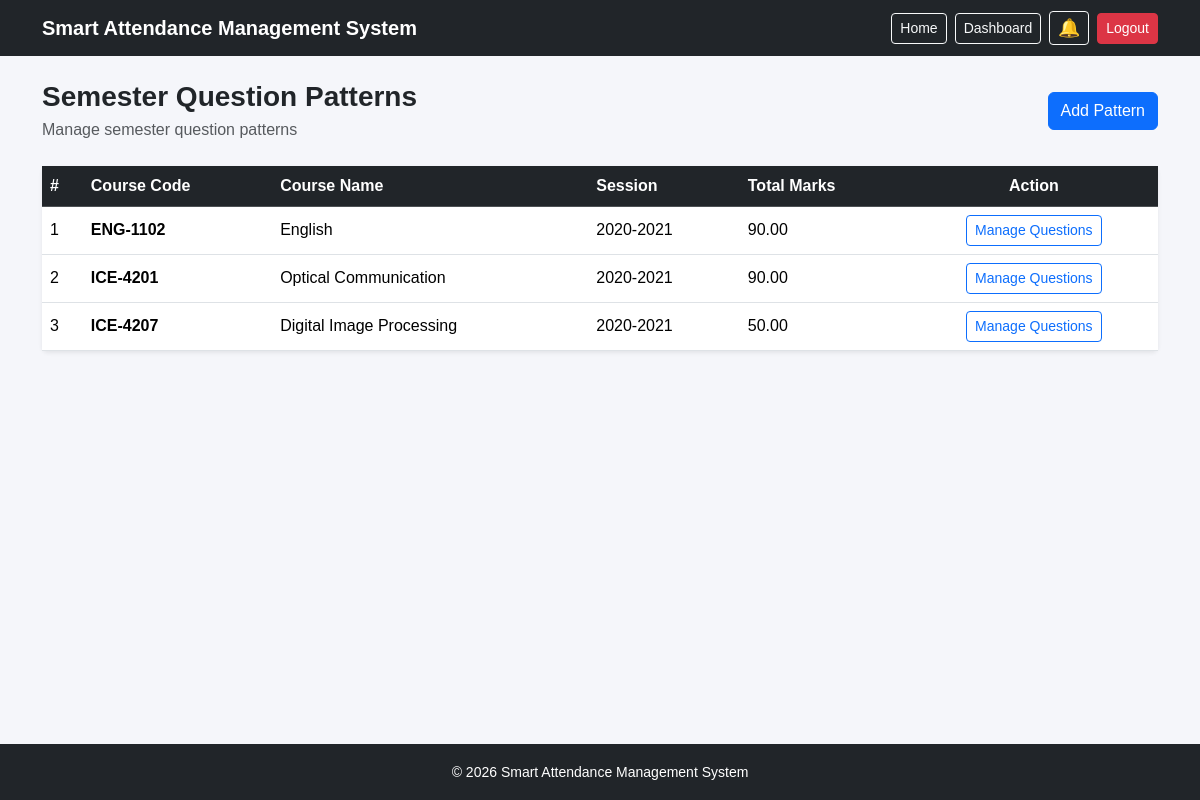
The app's page /semester/question-patterns/ (signed in) with its own data.
### core/models.py (models this page shows, shortened)
class SemesterQuestionPattern(models.Model):
    course = models.OneToOneField(
        Course,
        on_delete=models.CASCADE,
        related_name="semester_question_pattern"
    )
    total_marks = models.DecimalField(
        max_digits=6,
        decimal_places=2,
        default=50
    )
    created_at = models.DateTimeField(
        auto_now_add=True
    )

class Course(models.Model):
    YEAR_CHOICES = (
        ("1st", "1st Year"),
        ("2nd", "2nd Year"),
        ("3rd", "3rd Year"),
        ("4th", "4th Year"),
    )
    SEMESTER_CHOICES = (
        ("1st", "1st Semester"),
        ("2nd", "2nd Semester"),
    )
    course_code = models.CharField(
        max_length=20
    )
    course_name = models.CharField(
        max_length=200
    )
    year = models.CharField(
        max_length=10,
        choices=YEAR_CHOICES,
        null=True,
        blank=True,
    )
    semester = models.CharField(
        max_length=10,
        choices=SEMESTER_CHOICES,
        null=True,
        blank=True,
    )
    credit = models.DecimalField(
        max_digits=3,
        decimal_places=1
    )
    session = models.ForeignKey(
        "Session",
        on_delete=models.CASCADE,
        related_name="courses"
    )
    teacher = models.ForeignKey(
        User,
        on_delete=models.SET_NULL,
        null=True,
        blank=True,
        related_name="teaching_courses"
    )
    created_at = models.DateTimeField(
        auto_now_add=True
    )
    class Meta:
        constraints = [
            models.UniqueConstraint(
                fields=["session", "course_code"],
                name="unique_course_code_per_session"
            )
        ]

class Session(models.Model):
    year = models.CharField(
        max_length=20
    )
    is_graduated= models.BooleanField(
        default = False
    )
    created_at = models.DateTimeField(
        auto_now_add=True
    )

### core/views.py (the view)
@login_required
def semester_question_pattern_list(request):
    patterns = SemesterQuestionPattern.objects.select_related(
        "course"
    ).order_by(
        "course__session__year",
        "course__year",
        "course__semester",
        "course__course_code",
    )
    return render(
        request,
        "core/semester_question_pattern_list.html",
        {
            "patterns": patterns,
        }
    )

### core/context_processors.py (called while the page is built)
def notifications(request):
    unread_notifications_count = 0
    if request.user.is_authenticated and request.user.role in ["teacher", "student"]:
        unread_notifications_count = Notification.objects.filter(
            recipient=request.user,
            is_read=False
        ).count()
    return {
        "unread_notifications_count": unread_notifications_count
    }

### core/templates/core/semester_question_pattern_list.html (shortened to what this page needs)
{% extends "index.html" %}
{% block content %}
<div class="container py-4">
    <div class="d-flex justify-content-between align-items-center mb-4">
        <div>
            <h3 class="fw-bold mb-1">
                Semester Question Patterns
            </h3>
            <p class="text-muted mb-0">
                Manage semester question patterns
            </p>
        </div>
        <a href="{% url 'add_semester_question_pattern' %}"
           class="btn btn-primary">
            Add Pattern
        </a>
    </div>
    <div class="card shadow-sm border-0">
        <div class="card-body p-0">
            <div class="table-responsive">
                <table class="table table-hover align-middle mb-0">
                    <thead class="table-dark">
                        <tr>
                            <th>#</th>
                            <th>Course Code</th>
                            <th>Course Name</th>
                            <th>Session</th>
                            <th>Total Marks</th>
                            <th class="text-center">Action</th>
                        </tr>
                    </thead>
                    <tbody>
                        {% for pattern in patterns %}
                        <tr>
                            <td>
                                {{ forloop.counter }}
                            </td>
                            <td class="fw-semibold">
                                {{ pattern.course.course_code }}
                            </td>
                            <td>
                                {{ pattern.course.course_name }}
                            </td>
                            <td>
                                {{ pattern.course.session.year }}
                            </td>
                            <td>
                                {{ pattern.total_marks }}
                            </td>
                            <td class="text-center">
                                <a href="{% url 'semester_question_set_list' pattern.id %}"
                                   class="btn btn-sm btn-outline-primary">
                                    Manage Questions
                                </a>
                            </td>
                        </tr>
                        {% endfor %}
                    </tbody>
                </table>
            </div>
        </div>
    </div>
</div>
{% endblock %}

### core/templates/index.html (style rules this page uses)
html, body { height: 100%; }
body { margin: 0; background-color: #f5f6fa; font-family: Arial, sans-serif; }

### records on screen
SemesterQuestionPattern: course.course_code "ENG-1102", course.course_name "English", course.session.year "2020-2021", total_marks "90.00"
SemesterQuestionPattern: course.course_code "ICE-4201", course.course_name "Optical Communication", course.session.year "2020-2021", total_marks "90.00"
SemesterQuestionPattern: course.course_code "ICE-4207", course.course_name "Digital Image Processing", course.session.year "2020-2021", total_marks "50.00"
